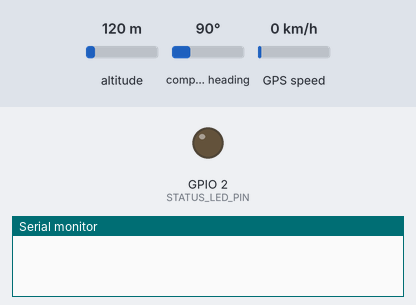
A sketch run on a simulated ESP32-S3. On the bench: output pins drawn as LEDs (lit = HIGH), the last lines printed to the serial monitor. The inputs (shaded band) are chosen by the test bench; at power-on: altitude 120 m, compass heading 90°, GPS speed 0 km/h. WiFi joins after 1.5 s; servers stay silent unless stated; uploads are accepted with an empty reply; the local clock reads 2024-03-15 10:24:30 at power-on unless the sketch sets it; the GPS gets a fix after 3 s at 37.7749, -122.4194 with 8 satellites.

Above: at 0.0 s.
At 3.0 s:
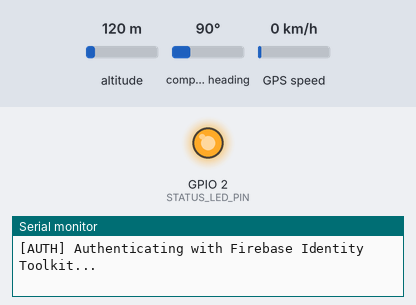
Timing chart, 0 to 5.5 s (numbered marks = the images above):
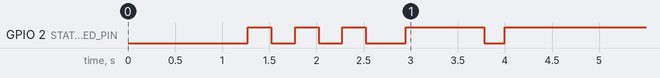

Measured:
- by itself, GPIO 2 (STATUS_LED_PIN): HIGH → LOW at 1.5 s, → HIGH 0.25 s later, → LOW 0.25 s later, → HIGH 0.25 s later, … (8 changes in this stretch)

The sketch:

esp32_bus_tracker.ino
```cpp
/**
 * ============================================================================
 * North Western University (NWU) Bus Tracking System
 * Hardware Tracker Firmware for ESP32-S3 WROOM + u-blox NEO-7N GPS
 * ============================================================================
 *
 * Hardware:
 *   - ESP32-S3 WROOM (Dual-Core 240MHz, 2.4GHz Wi-Fi)
 *   - u-blox NEO-7N / NEO-7M GPS Module (UART @ 9600 baud)
 *
 * Function:
 *   - Reads live NMEA sentences from NEO-7N GPS module via HardwareSerial(1)
 *   - Filters out (0, 0) coordinates and invalid GPS fixes
 *   - Formats telemetry strictly conforming to Firebase Realtime Database rules:
 *     { "latitude": double, "longitude": double, "speed": double, "lastUpdated": uint64, "isActive": bool }
 *   - Streams telemetry over HTTPS to Firebase Realtime Database (/bus_locations/{BUS_ID})
 *   - Reconnects automatically to Wi-Fi and handles Firebase Token Refreshing
 */

#include <WiFi.h>
#include <WiFiClientSecure.h>
#include <HTTPClient.h>
#include "TinyGPSPlus.h"
#include <time.h>
#include "config.h"

// Hardware Serial instance for NEO-7N GPS module
HardwareSerial gpsSerial(1);

// TinyGPS++ parsing instance
TinyGPSPlus gps;

// Global State
String firebaseIdToken = "";
unsigned long lastTelemetryMs = 0;
unsigned long lastAuthMs = 0;
unsigned long lastLedBlinkMs = 0;
bool ledState = false;

// Forward Declarations
void connectWiFi();
bool authenticateFirebase();
void sendTelemetry();
uint64_t getEpochTimeMs();
void updateLedIndicator();

void setup() {
  // 1. Initialize USB Serial for diagnostic logging
  Serial.begin(115200);
  delay(1000);
  Serial.println("\n=======================================================");
  Serial.println("  NWU Bus Tracking System — ESP32-S3 GPS Transmitter  ");
  Serial.printf ("  Target Bus: %s\n", BUS_ID);
  Serial.println("=======================================================");

  // 2. Configure Status LED
  pinMode(STATUS_LED_PIN, OUTPUT);
  digitalWrite(STATUS_LED_PIN, LOW);

  // 3. Initialize HardwareSerial(1) for NEO-7N GPS
  Serial.printf("[GPS] Initializing NEO-7N on RX=GPIO%d, TX=GPIO%d @ %d baud...\n",
                GPS_RX_PIN, GPS_TX_PIN, GPS_BAUD_RATE);
  gpsSerial.begin(GPS_BAUD_RATE, SERIAL_8N1, GPS_RX_PIN, GPS_TX_PIN);

  // 4. Connect to Wi-Fi
  connectWiFi();

  // 5. Synchronize System Clock with NTP
  Serial.println("[NTP] Synchronizing network time...");
  configTime(0, 0, "pool.ntp.org", "time.nist.gov");

  // 6. Authenticate with Firebase if configured
  if (USE_EMAIL_AUTH) {
    authenticateFirebase();
  } else if (strlen(FIREBASE_SECRET) > 0) {
    firebaseIdToken = FIREBASE_SECRET;
  }

  Serial.println("[SYSTEM] Setup completed. Listening for GPS fix...");
}

void loop() {
  // Feed incoming UART bytes from GPS into TinyGPS++ parser
  while (gpsSerial.available() > 0) {
    gps.encode(gpsSerial.read());
  }

  // Ensure Wi-Fi remains connected
  if (WiFi.status() != WL_CONNECTED) {
    connectWiFi();
  }

  // Periodic Firebase Re-authentication (every ~50 minutes)
  if (USE_EMAIL_AUTH && (millis() - lastAuthMs >= REAUTH_INTERVAL_MS || firebaseIdToken.length() == 0)) {
    authenticateFirebase();
  }

  // Periodic Telemetry Dispatch
  if (millis() - lastTelemetryMs >= TELEMETRY_INTERVAL_MS) {
    lastTelemetryMs = millis();
    sendTelemetry();
  }

  // Update Status LED indicator
  updateLedIndicator();
}

/**
 * Connects to the designated Wi-Fi access point with watchdog timeout
 */
void connectWiFi() {
  if (WiFi.status() == WL_CONNECTED) return;

  Serial.printf("[WIFI] Connecting to SSID: '%s'...\n", WIFI_SSID);
  WiFi.mode(WIFI_STA);
  WiFi.begin(WIFI_SSID, WIFI_PASSWORD);

  unsigned long startAttempt = millis();
  while (WiFi.status() != WL_CONNECTED && millis() - startAttempt < 15000) {
    delay(250);
    Serial.print(".");
    digitalWrite(STATUS_LED_PIN, !digitalRead(STATUS_LED_PIN)); // Fast flash while connecting
  }
  Serial.println();

  if (WiFi.status() == WL_CONNECTED) {
    Serial.printf("[WIFI] Connected! IP Address: %s (RSSI: %d dBm)\n",
                  WiFi.localIP().toString().c_str(), WiFi.RSSI());
  } else {
    Serial.println("[WIFI] Connection failed. Will retry in loop...");
  }
}

/**
 * Authenticates against Google Identity Toolkit REST API to retrieve an ID token
 */
bool authenticateFirebase() {
  if (WiFi.status() != WL_CONNECTED) return false;

  Serial.println("[AUTH] Authenticating with Firebase Identity Toolkit...");
  WiFiClientSecure client;
  client.setInsecure(); // Skip root CA verification for lightweight embedded handshake

  HTTPClient http;
  String authUrl = "https://identitytoolkit.googleapis.com/v1/accounts:signInWithPassword?key=" + String(FIREBASE_API_KEY);

  if (!http.begin(client, authUrl)) {
    Serial.println("[AUTH] HTTP begin failed.");
    return false;
  }

  http.addHeader("Content-Type", "application/json");

  String requestBody = "{\"email\":\"" + String(DEVICE_EMAIL) + "\",\"password\":\"" + String(DEVICE_PASSWORD) + "\",\"returnSecureToken\":true}";
  int httpCode = http.POST(requestBody);

  if (httpCode == 200) {
    String response = http.getString();
    // Lightweight parser for "idToken": "..."
    int tokenIndex = response.indexOf("\"idToken\": \"");
    if (tokenIndex != -1) {
      int start = tokenIndex + 11;
      int end = response.indexOf("\"", start);
      firebaseIdToken = response.substring(start, end);
      lastAuthMs = millis();
      Serial.println("[AUTH] Successfully authenticated! ID Token acquired.");
      http.end();
      return true;
    }
  }

  Serial.printf("[AUTH] Authentication failed (HTTP %d). Re-check email/password in config.h\n", httpCode);
  http.end();
  return false;
}

/**
 * Validates GPS fix and sends real-time telemetry to Firebase RTDB
 */
void sendTelemetry() {
  // Check if GPS location fix is valid and non-zero
  if (!gps.location.isValid() || (gps.location.lat() == 0.0 && gps.location.lng() == 0.0)) {
    Serial.printf("[GPS] Searching for satellites... (Sats in view: %d, Sentences parsed: %lu)\n",
                  gps.satellites.value(), gps.sentencesWithFix());
    return;
  }

  double lat = gps.location.lat();
  double lng = gps.location.lng();
  double speedKmh = gps.speed.isValid() ? gps.speed.kmph() : 0.0;

  // Filter stationary sensor jitter (ignore drift under 0.6 km/h)
  if (speedKmh < 0.6) {
    speedKmh = 0.0;
  }

  uint64_t epochMs = getEpochTimeMs();

  // Construct JSON strictly conforming to database.rules.json
  char payload[256];
  snprintf(payload, sizeof(payload),
    "{\"latitude\":%.6f,\"longitude\":%.6f,\"speed\":%.1f,\"lastUpdated\":%llu,\"isActive\":true}",
    lat, lng, speedKmh, epochMs
  );

  Serial.printf("[TELEMETRY] Dispatching -> %s\n", payload);

  // Send HTTPS PUT to Firebase Realtime Database: /bus_locations/{BUS_ID}.json
  if (WiFi.status() == WL_CONNECTED) {
    WiFiClientSecure client;
    client.setInsecure();

    HTTPClient http;
    String targetUrl = String(FIREBASE_HOST) + "/bus_locations/" + String(BUS_ID) + ".json";
    if (firebaseIdToken.length() > 0) {
      targetUrl += "?auth=" + firebaseIdToken;
    }

    if (http.begin(client, targetUrl)) {
      http.addHeader("Content-Type", "application/json");
      int httpResponse = http.PUT((uint8_t*)payload, strlen(payload));

      if (httpResponse == 200 || httpResponse == 204) {
        Serial.printf("[FIREBASE] Success 200 OK! Bus %s updated on live map.\n", BUS_ID);
        // Quick flash LED to indicate successful transmission
        digitalWrite(STATUS_LED_PIN, HIGH);
        delay(80);
        digitalWrite(STATUS_LED_PIN, LOW);
      } else {
        Serial.printf("[FIREBASE] Write failed (HTTP %d): %s\n", httpResponse, http.getString().c_str());
        if (httpResponse == 401 && USE_EMAIL_AUTH) {
          // Token expired or invalid, trigger re-auth
          firebaseIdToken = "";
        }
      }
      http.end();
    }
  }
}

/**
 * Returns current timestamp in epoch milliseconds (from NTP or GPS UTC)
 */
uint64_t getEpochTimeMs() {
  time_t now;
  time(&now);
  if (now > 1700000000) {
    return ((uint64_t)now) * 1000ULL;
  }

  // Fallback: Compute epoch from TinyGPS++ date and time if NTP not yet synced
  if (gps.date.isValid() && gps.time.isValid() && gps.date.year() >= 2024) {
    struct tm t;
    t.tm_year = gps.date.year() - 1900;
    t.tm_mon  = gps.date.month() - 1;
    t.tm_mday = gps.date.day();
    t.tm_hour = gps.time.hour();
    t.tm_min  = gps.time.minute();
    t.tm_sec  = gps.time.second();
    t.tm_isdst = 0;
    return ((uint64_t)mktime(&t)) * 1000ULL + (gps.time.centisecond() * 10ULL);
  }

  // Absolute fallback
  return (uint64_t)millis();
}

/**
 * Status LED Visual Indicator:
 *   - Fast Blink (100ms) = Connecting to Wi-Fi
 *   - Slow Blink (800ms) = Wi-Fi Connected, acquiring GPS fix
 *   - Solid ON = GPS Fix active, tracking live
 */
void updateLedIndicator() {
  unsigned long now = millis();
  if (WiFi.status() != WL_CONNECTED) {
    // Fast blink
    if (now - lastLedBlinkMs >= 100) {
      lastLedBlinkMs = now;
      ledState = !ledState;
      digitalWrite(STATUS_LED_PIN, ledState);
    }
  } else if (!gps.location.isValid() || (gps.location.lat() == 0.0 && gps.location.lng() == 0.0)) {
    // Slow blink
    if (now - lastLedBlinkMs >= 800) {
      lastLedBlinkMs = now;
      ledState = !ledState;
      digitalWrite(STATUS_LED_PIN, ledState);
    }
  } else {
    // Solid ON when fix is established (with brief blips during sendTelemetry)
    digitalWrite(STATUS_LED_PIN, HIGH);
  }
}
```

config.h
```cpp
#ifndef CONFIG_H
#define CONFIG_H

// ============================================================================
// 1. WI-FI CONFIGURATION
// ============================================================================
// The ESP32-S3 will connect to this Wi-Fi network (e.g., driver's mobile
// hotspot or bus Wi-Fi)
#define WIFI_SSID "A"            // Change to your mobile hotspot / Wi-Fi SSID
#define WIFI_PASSWORD "12345678" // Change to your Wi-Fi password

// ============================================================================
// 2. BUS IDENTIFICATION
// ============================================================================
// Target Bus ID corresponding to the Flutter tracking app:
// Options: "BUS_101", "BUS_102", "BUS_103", "BUS_104"
#define BUS_ID "BUS_101"

// ============================================================================
// 3. FIREBASE REALTIME DATABASE CONFIGURATION
// ============================================================================
// Your Firebase Realtime Database Host (no trailing slash)
#define FIREBASE_HOST "https://nwu-bus-tracking-default-rtdb.firebaseio.com"

// Firebase Web API Key (from your project's firebase_options.dart)
#define FIREBASE_API_KEY "AIzaSyB_quaT0wOizTrB1n6JNkSB7shZjD6tbPc"

// Device Authentication Mode:
// Set true to authenticate with Email/Password (recommended for production
// rules) Set false if using Database Secret or open test rules
#define USE_EMAIL_AUTH true
#define DEVICE_EMAIL "tracker_bus101@nwu.edu.bd"
#define DEVICE_PASSWORD "tracker@nwu2026"

// (Optional) Database Secret token if USE_EMAIL_AUTH is false
#define FIREBASE_SECRET ""

// ============================================================================
// 4. HARDWARE PIN DEFINITIONS (ESP32-S3 WROOM)
// ============================================================================
// UART1 pins connected to u-blox NEO-7N GPS module:
// Connect NEO-7N TX pin  -->  ESP32 GPS_RX_PIN (GPIO 18)
// Connect NEO-7N RX pin  -->  ESP32 GPS_TX_PIN (GPIO 17)
#define GPS_RX_PIN 18
#define GPS_TX_PIN 17
#define GPS_BAUD_RATE 9600 // Default u-blox baud rate

// Status LED Pin:
// Blinks fast (100ms) = Connecting to Wi-Fi
// Blinks slow (500ms) = Wi-Fi OK, searching for GPS satellites
// Solid ON / Flash on upload = GPS Lock acquired & streaming coordinates
#define STATUS_LED_PIN 2

// ============================================================================
// 5. TRANSMISSION & FILTERING TIMERS
// ============================================================================
#define TELEMETRY_INTERVAL_MS                                                  \
  3000 // Publish GPS update every 3 seconds (3000ms)
#define REAUTH_INTERVAL_MS                                                     \
  3000000 // Refresh Firebase ID token every ~50 minutes

#endif // CONFIG_H
```
